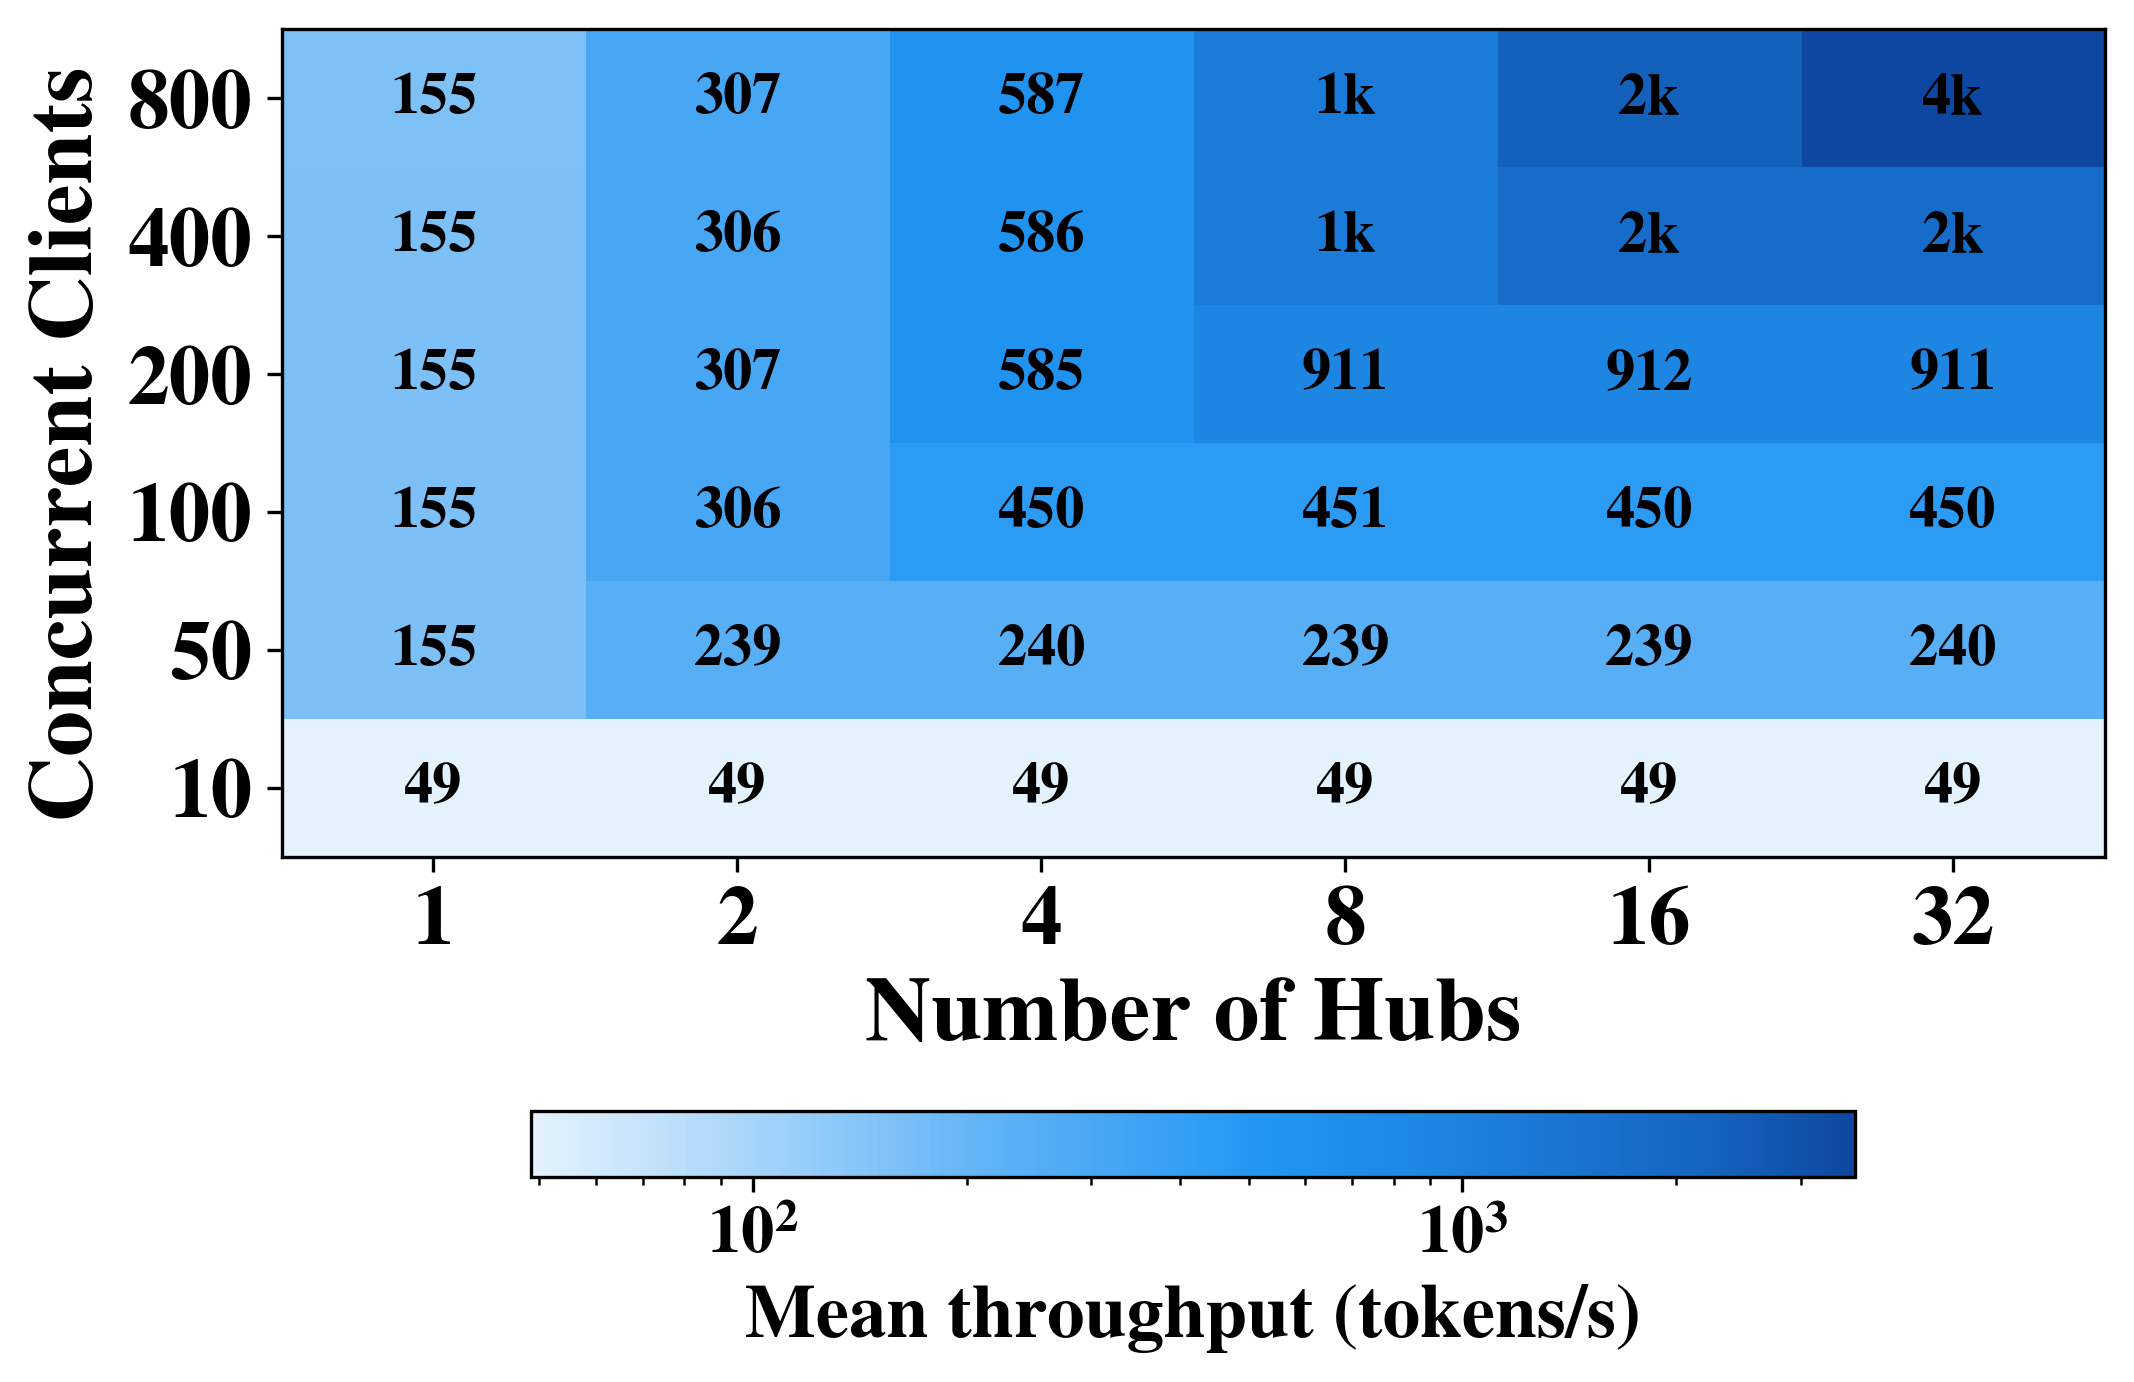

The script that saved this image:
"""
8.1_hub_client_heatmap.py — edit-and-rerun figure generator for the
8.1_hub_client_heatmap figure (mean throughput heatmap over hub count x
concurrent client count, with per-cell value labels).

This does NOT read from simulation/results/ or touch any live component.
It reads only 8.1_hub_client_heatmap_data.json (sitting next to this
script) so you can freely tweak figure size / font size / colors below
and rerun in seconds, without needing the simulator.

Usage:
    python 8.1_hub_client_heatmap.py
    (or: prototype/.venv/bin/python simulation_figures/8.1_hub_client_heatmap.py)

Output:
    8.1_hub_client_heatmap.png   (next to this script — same filename as
    the figure used everywhere else; never renamed, PNG only, no PDF)
"""
import json
import os

import numpy as np
import matplotlib
matplotlib.use("Agg")
import matplotlib.pyplot as plt
from matplotlib.colors import LinearSegmentedColormap

# ============================================================
#  EVERYTHING YOU'D WANT TO TRY-AND-ERROR IS IN THIS ONE BLOCK
# ============================================================

FIGURE_WIDTH_IN   = 7.0     # inches
FIGURE_HEIGHT_IN  = 4.5     # inches

FONT_FAMILY       = "serif"
FONT_NAME         = "Nimbus Roman"   # Times-New-Roman-compatible font that
                                     # actually HAS a real bold face on this
                                     # machine (fc-list | grep -i "nimbus roman").
                                     # Plain "Times New Roman" only has a
                                     # regular weight installed here, so
                                     # bold text silently falls back to
                                     # regular if you use that name instead.

BASE_FONT_SIZE    = 20       # font.size (fallback for anything not listed below)
AXIS_LABEL_SIZE   = 22       # x/y axis label text
TICK_LABEL_SIZE   = 20       # the numbers along each axis
CELL_LABEL_FONT_SIZE = 14    # per-cell numeric value text
CELL_LABEL_COLOR     = "black"  # set to None to auto-switch white/black by
                                 # cell brightness instead of a fixed color
COLORBAR_LABEL_SIZE  = 18
COLORBAR_TICK_SIZE   = 16

BOLD_EVERYTHING   = True     # axis labels, tick labels

# Material Design "blue" shade ramp (50 -> 900), light to dark, used to
# build a custom sequential colormap instead of matplotlib's default
# viridis (which reads as clashing/odd next to the rest of this paper's
# blue-centric palette).
BLUE_SHADES = [
    "#E3F2FD",  # blue 50
    "#BBDEFB",  # blue 100
    "#90CAF9",  # blue 200
    "#64B5F6",  # blue 300
    "#42A5F5",  # blue 400
    "#2196F3",  # blue (500)
    "#1E88E5",  # blue 600
    "#1976D2",  # blue 700
    "#1565C0",  # blue 800
    "#0D47A1",  # blue 900
]

COLOR_SCALE       = "log"    # "log" or "linear" — the throughput values
                              # span 49 to ~3579 (roughly 70x), so a linear
                              # color scale crushes every low-throughput
                              # cell (small hub/client counts) into the
                              # same palest 1-2 shades. "log" spreads that
                              # low end out so those cells get visibly
                              # distinct, progressively deeper colors too.

GRID_ON           = False    # heatmaps read better without a background grid

SAVE_DPI          = 300

# ============================================================
#  END OF TRY-AND-ERROR BLOCK — nothing below this line needs
#  editing to change how the figure looks
# ============================================================

plt.rcParams.update({
    "font.family":        FONT_FAMILY,
    "font.serif":         [FONT_NAME],
    "font.size":          BASE_FONT_SIZE,
    "font.weight":        "bold" if BOLD_EVERYTHING else "normal",
    "axes.titlesize":     BASE_FONT_SIZE,
    "axes.titleweight":   "bold" if BOLD_EVERYTHING else "normal",
    "axes.labelsize":     AXIS_LABEL_SIZE,
    "axes.labelweight":   "bold" if BOLD_EVERYTHING else "normal",
    "xtick.labelsize":    TICK_LABEL_SIZE,
    "ytick.labelsize":    TICK_LABEL_SIZE,
    "figure.dpi":         200,
    "savefig.dpi":        SAVE_DPI,
    "savefig.bbox":       "tight",
    "axes.grid":          GRID_ON,
})

HERE = os.path.dirname(os.path.abspath(__file__))
DATA_PATH = os.path.join(HERE, "8.1_hub_client_heatmap_data.json")
OUT_PNG = os.path.join(HERE, "8.1_hub_client_heatmap.png")


def main():
    with open(DATA_PATH) as f:
        data = json.load(f)

    hub_values = data["hub_values"]
    client_values = data["client_values"]
    matrix_tps = data["matrix_tps"]

    m = np.zeros((len(client_values), len(hub_values)))
    for ci, c in enumerate(client_values):
        for hi, h in enumerate(hub_values):
            m[ci, hi] = matrix_tps[str(c)][str(h)]

    cmap = LinearSegmentedColormap.from_list("blue_shades", BLUE_SHADES)
    norm = matplotlib.colors.LogNorm() if COLOR_SCALE == "log" else None

    fig, ax = plt.subplots(figsize=(FIGURE_WIDTH_IN, FIGURE_HEIGHT_IN),
                            constrained_layout=True)
    im = ax.imshow(m, origin="lower", cmap=cmap, norm=norm, aspect="auto")
    ax.set_xticks(range(len(hub_values)))
    ax.set_xticklabels(hub_values)
    ax.set_yticks(range(len(client_values)))
    ax.set_yticklabels(client_values)
    ax.set_xlabel("Number of Hubs")
    ax.set_ylabel("Concurrent Clients")


    for ci in range(len(client_values)):
        for hi in range(len(hub_values)):
            v = m[ci, hi]
            label = f"{round(v/1000)}k" if v >= 1000 else f"{v:.0f}"
            color = CELL_LABEL_COLOR
            if color is None:
                normed = norm(v) if norm is not None else v / m.max()
                color = "white" if normed < 0.6 else "black"
            ax.text(hi, ci, label, ha="center", va="center",
                     color=color, fontsize=CELL_LABEL_FONT_SIZE, fontweight="bold")

    cbar = fig.colorbar(im, ax=ax, fraction=0.08, pad=0.06, location="bottom")
    cbar.set_label("Mean throughput (tokens/s)", fontsize=COLORBAR_LABEL_SIZE,
                    fontweight="bold" if BOLD_EVERYTHING else "normal")
    cbar.ax.tick_params(labelsize=COLORBAR_TICK_SIZE)

    fig.savefig(OUT_PNG, bbox_inches="tight", dpi=SAVE_DPI)
    plt.close(fig)
    print(f"Saved -> {OUT_PNG}")


if __name__ == "__main__":
    main()
